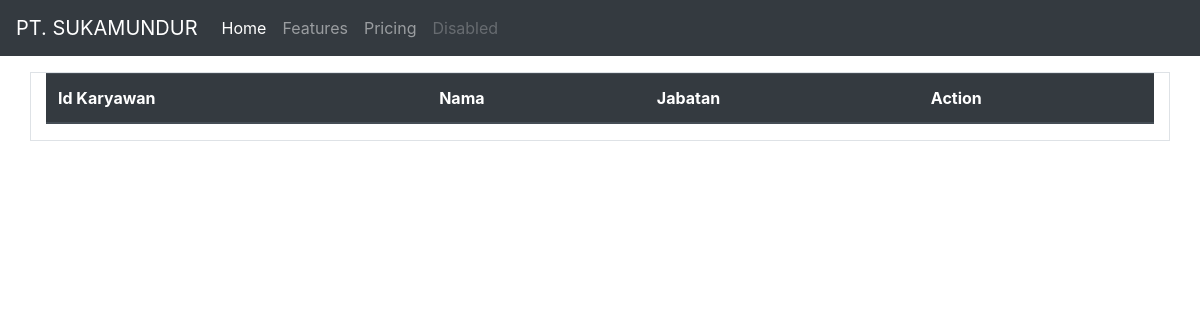
The app's page /karyawan.php, older data.
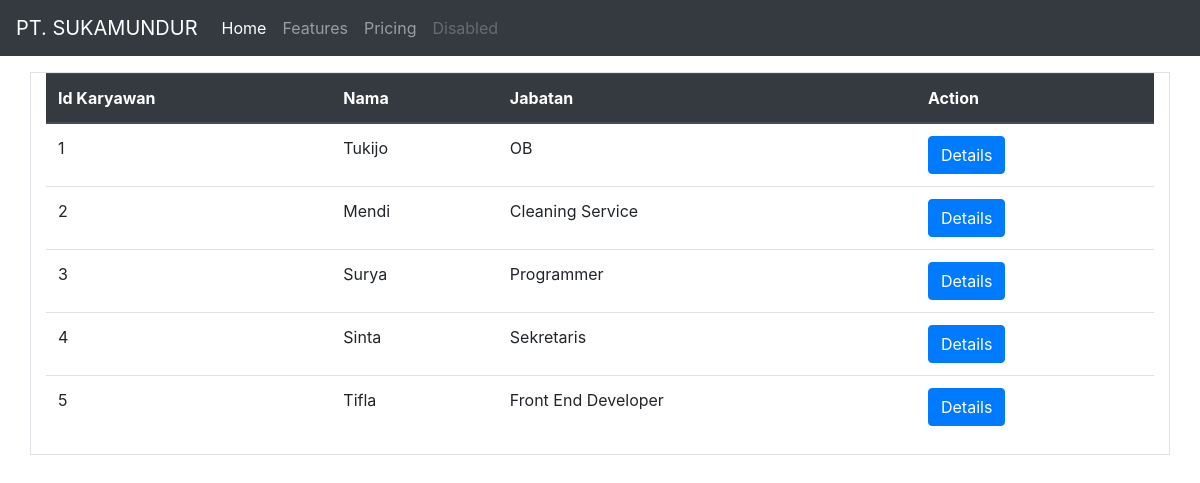
The same page, newer data.
### tables this page shows
CREATE TABLE `data_karyawan` (
  `id` int(11) NOT NULL,
  `nama` varchar(30) NOT NULL,
  `jk` varchar(15) NOT NULL,
  `alamat` text NOT NULL,
  `jabatan` varchar(20) NOT NULL,
  `foto` text NOT NULL
);

### karyawan.php (the view, shortened to what this page needs)
<?php
    $koneksi = mysqli_connect('localhost', 'root', '', 'batch');
    $ambildata = mysqli_query($koneksi, 'SELECT * FROM data_karyawan');
?>
<!doctype html>
<html lang="en">
  <head>
    <link rel="stylesheet" href="https://stackpath.bootstrapcdn.com/bootstrap/4.3.1/css/bootstrap.min.css">
  </head>
  <body>
<nav class="navbar navbar-expand-lg navbar-dark bg-dark">
      <a class="navbar-brand" href="#">PT. SUKAMUNDUR</a>
      <div class="collapse navbar-collapse" id="navbarNavAltMarkup">
        <div class="navbar-nav">
          <a class="nav-item nav-link active" href="#">Home <span class="sr-only">(current)</span></a>
          <a class="nav-item nav-link" href="#">Features</a>
          <a class="nav-item nav-link" href="#">Pricing</a>
          <a class="nav-item nav-link disabled" href="#" tabindex="-1" aria-disabled="true">Disabled</a>
        </div>
      </div>
    </nav>
    <dir class="container">
      <div class="row">
          <div class="col-sm-12 md-12 border" >
            <table class="table">
  <thead class="thead-dark">
    <tr>
      <th scope="col">Id Karyawan</th>
      <th scope="col">Nama</th>
      <th scope="col">Jabatan</th>
      <th scope="col">Action</th>
    </tr>
  </thead>
  <tbody>
    <?php
        while ($data = mysqli_fetch_assoc($ambildata)) {?>
            <tr>
                <td><?= $data['id']; ?></td>
                <td><?= $data['nama']; ?></td>
                <td><?= $data['jabatan']; ?></td>
                <td><a href="" class="btn btn-primary">Details</a></td>
            </tr>
    <?php
        }
    ?>
  </tbody>
</table>
          </div>
      </div>
    </dir>
  </body>
</html>

Row changes from the older to the newer data that the page shows:
added data_karyawan: id "1", nama "Tukijo", jabatan "OB"
added data_karyawan: id "2", nama "Mendi", jabatan "Cleaning Service"
added data_karyawan: id "3", nama "Surya", jabatan "Programmer"
added data_karyawan: id "4", nama "Sinta", jabatan "Sekretaris"
added data_karyawan: id "5", nama "Tifla", jabatan "Front End Developer"
